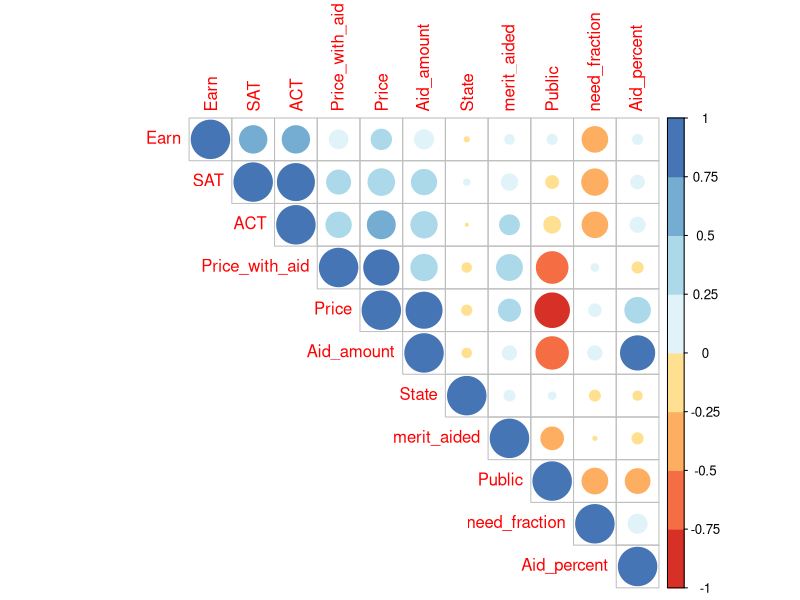
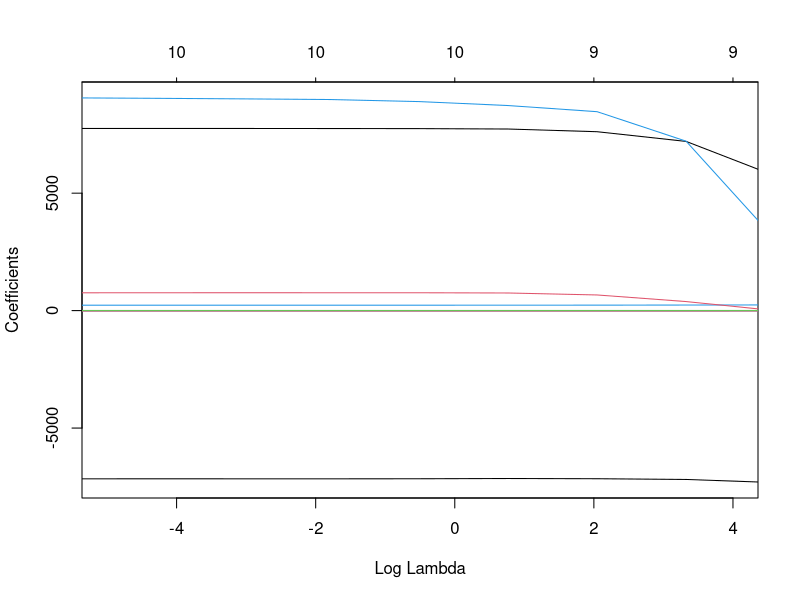

Generate these figures, in order, with R:
#Hui Chen, Yizhen Jia, Yuhua Qiao and Dawei Ye
#Group 10
#AMS572-Group Project

#Graduate Earnings
# Source: http://new.time.com/money/best-colleges/rankings/best-colleges/
# https://dasl.datadescription.com/datafile/graduate-earnings/?_sfm_cases=500+10000&sf_paged=3

set.seed(10) #setting seed for reproducible results

#checks to see if all neccessary libraries are installed
list.of.packages <- c('car', 'glmnet', 'MASS', 'knitr', 'dplyr', 'mice', 'leaps', 'corrplot')
new.packages <- list.of.packages[!(list.of.packages %in% installed.packages()[,"Package"])]
if(length(new.packages)) install.packages(new.packages)

library('car')
library('glmnet')
library('MASS')
library('knitr')
library('dplyr') 
library('mice')
library('leaps')

library(corrplot)
library(RColorBrewer)

# Set the working directory
setwd("C:\\Users\\jason\\Documents\\SBU_2021_FALL\\AMS572\\Project")
df <- read.csv(file = "graduate_earnings.csv", sep = ',', header = TRUE)
head(df)

#adding in the state attribute
df$State <- substring(df$Location,unlist(gregexpr(",", df$Location))+2)

#Missing values for 61 missing values for merit_aided(8.64% of data)
sum(is.na(df$merit_aided))

100*sum(is.na(df$merit_aided))/nrow(df)
#Missing values for 19 missing values for need_fraction(2.69% of data)
sum(is.na(df$need_fraction))

100*sum(is.na(df$need_fraction))/nrow(df)
#quick view to see if theres a relationship between missing value based on other columns
#seems like we have more missing values for private schools
df[is.na(df$merit_aided),]

df[is.na(df$need_fraction),]

x1 <- nrow(filter(df, is.na(merit_aided), Public==0))
n1 <- nrow(filter(df, Public==0))
x2 <- nrow(filter(df, is.na(merit_aided), Public==1))
n2 <- nrow(filter(df, Public==1))

#let p1=true proportion of missing values for merit_aided based for public schools
#let p2=true proportion of missing values for merit_aided based for private schools
#H0: p1 = p2
#HA: p1 != p2
prop.test(x = c(x1, x2), n = c(n1,n2), alternative = 'two.sided', conf.level = .95)
#By the two sample proportion test, failed to reject H0 at  alpha=0.05. The p-value = 0.1185 > alpha=0.05.
#Not enough evidence to show the two true proportions of missing-ness are not equal.


x1 <- nrow(filter(df, is.na(need_fraction), Public==0))
n1 <- nrow(filter(df, Public==0))
x2 <- nrow(filter(df, is.na(need_fraction), Public==1))
n2 <- nrow(filter(df, Public==1))

#let p1=true proportion of missing values for need_fraction based for public schools
#let p2=true proportion of missing values need_fraction based for private schools
#H0: p1 = p2
#HA: p1 != p2
prop.test(x = c(x1, x2), n = c(n1,n2), alternative = 'two.sided', conf.level = .95)
#By the two sample proportion test, failed to reject H0 at  alpha=0.05. The p-value = 0.07522 > alpha=0.05.
#Not enough evidence to show the two true proportions of missing-ness are not equal.

#Based on the previous 2 tests, it seems like the missing values for merit_aided and need_fraction are random
#We claim that our missing values for merit_aided and need_fraction are MCAR type of missing-ness

#---------------------------------------------------------------------------------

#Hypothesis 1:
#Is the need base aid met?

#define Aid_amount = Price-Price_with_aid
#define Aid_percent = Aid_amount/Price
df$Aid_amount <- df$Price-df$Price_with_aid
df$Aid_percent <- df$Aid_amount/df$Price

#let u1 = the true mean of Aid_percent
#let u2 = the true mean of need_fraction
#H0: u1>=u2
#HA: u1<u2

#dealing way MCAR Way #1:
#dropping the missing values
x<-df[!is.na(df$need_fraction),]$Aid_percent
y<-df[!is.na(df$need_fraction),]$need_fraction
d<- x-y
t.test(d, alternative='less')

#dealing way MCAR Way #2:
#filling in NAs with mean of the column
x<-df$Aid_percent
y<-df$need_fraction
y[is.na(y)]<-mean(y,na.rm=TRUE)
d<- x-y
t.test(d, alternative='less')

#dealing way MCAR Way #3:
#filling NAs with multiple imputation
#predictive mean matching method from MICE(Imputing Missing Data) to deal with missing values

temp_df <- mice(data = df, m = 5, method = "pmm", maxit = 50, seed = 500)
df_fill <- complete(temp_df,1)
x<-df_fill$Aid_percent
y<-df_fill$need_fraction
d<- x-y
t.test(d, alternative='less')

#---------------------------------------------------------------------------------

#Hypothesis 2:

#Setting some values of Earn to NA for Private schools to simulate the effect of
# Missing Not At Random (MNAR)
df[df$School %in% sample_n(df[df$Public==1,], .2*nrow(df))$School,]$Earn <- NA
df$Earn

#looking at correlations matrix and seeing high correlations between SAT&ACT, Price&Public, Price&Price_with_aid etc
df_fit <- subset(df, select=c("Earn", "Public", "State", "SAT", "ACT", "Price", "Price_with_aid", "need_fraction", "merit_aided", "Aid_amount", "Aid_percent"))
df_fit$State <- unclass(factor(df_fit$State))
df_fit <- sapply( df_fit, as.numeric )
M<-cor(df_fit, use="complete.obs")

#plotting the correlation matrix as a heat map
corrplot(M, type="upper", order="hclust",
         col=brewer.pal(n=8, name="RdYlBu"))


#LASSO Regression to model Earning
#selecting the neccessary columns for the 
df_fit <- subset(df, select=c("Earn", "Public", "State", "SAT", "ACT", "Price", "Price_with_aid", "need_fraction", "merit_aided", "Aid_amount", "Aid_percent"))

df_fit$State <- factor(df_fit$State)

#dealing with MNAR
#predictive mean matching method from MICE(Imputing Missing Data) to deal with missing values
temp_df <- mice(data = df_fit, m = 5, method = "pmm", maxit = 50, seed = 500)
df_fit <- complete(temp_df,1)

#setting the dependent and independent variables
y<-df_fit$Earn
x<-cbind(df_fit$Public,df_fit$State,df_fit$SAT,df_fit$ACT,df_fit$Price, df$Price_with_aid, df_fit$need_fraction,df_fit$merit_aided,df_fit$Aid_amount,df_fit$Aid_percent)
#plotting lambda(penalty term from 1000 to 0.001)
lamb <- 10^seq(2,-3, length=10)
fit_lasso <- glmnet(x,y,alpha = 1, lambda = lamb)
#plotting the coefficients with the respective penalty terms
plot(fit_lasso, xvar = "lambda", xlim=c(-5,4))
#outputting the possible coefficients with it respective penalty terms
coef(fit_lasso)

#using cross validation to find the optimal lambda value for LASSO
cv.out <- cv.glmnet(x,y, alpha=1, nfolds=10)
cv.out
fit_lasso_best <- glmnet(x,y,alpha = 1, lambda = cv.out$lambda.min)
coef(fit_lasso_best)

#coefficient of public seems high, we are interpreting our model that
#public school students make more money than private school students

#2 sample t test for checking earnings after model:
x<-filter(df_fit, Public==1)$Earn
y<-filter(df_fit, Public==0)$Earn

var.test(x,y)
#Reject H0, the variances are unequal. Using unpooled variance t test
#H0: mean(X) >= mean(Y)
#HA: mean(X) < mean(Y)
t.test(x,y, alternative = 'less', var.equal = FALSE)
               
               
#-------------------------------------------------------------------------------------------------------------------
# #Looking at the results of multiple regression. for comparison(not part of report)
# df_fit$State <- factor(df_fit$State)
# 
# #Multiple Linear Regression with all variables
# multiple_linear_all <- lm(Earn ~ ., data= df_fit)
# 
# #model selection with AIC criterion
# summary(stepAIC(multiple_linear_all))
# 
# #exhaustive model selection
# best<-regsubsets(Earn ~ ., data= df_fit,nbest=1, intercept = TRUE, really.big=T)
# summary(best)
# 
# #similar results compared to LASSO regression
